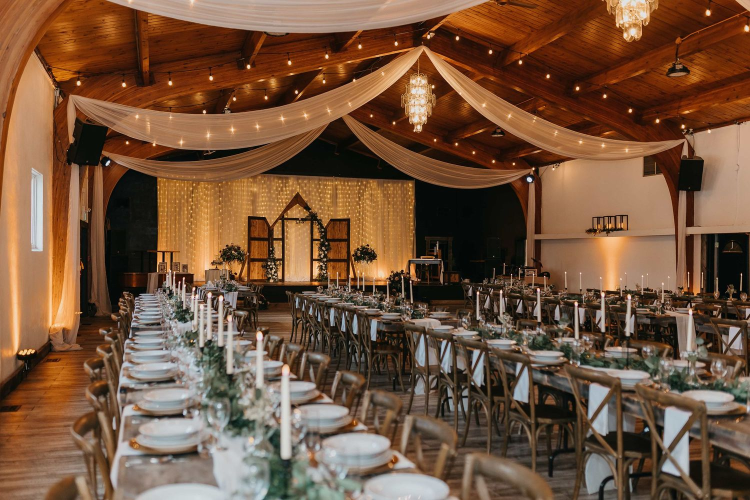
#> input picture tools/sources/urban-field-house.jpg, 1500 x 1000 px (shown at 1/2 size)
$ python make_venue_halftone.py
#> lines starting #> are read from the running program, lines starting #| are printed output that depends on the picture; after the words box and inside, x2 and y2 are one past the last pixel; in counts of white or black regions, pixels touching at a corner belong together
#!/usr/bin/env python3
"""Newspaper halftone of the Urban Field House for venue.html.

The same screen as the invite photo (invite/make_halftone.py): a true
1-bit, two-ink PNG with a clustered-dot screen at 45 degrees, so the
venue picture matches the couple's photo on the front page.
Run from anywhere; tune CROP, then re-run.
"""
from pathlib import Path

import numpy as np
from PIL import Image, ImageFilter, ImageOps

HERE = Path(__file__).parent
ROOT = HERE.parent
DPI = 600          # output pixels per inch
LPI = 70           # screen ruling; old newsprint ran 50-85, lower = coarser dots
ANGLE = 45         # degrees
INK = (27, 26, 23)
PAPER = (232, 226, 210)  # matches --paper on the website

# Source crop (x, y, width in source px) and the photo box size in inches.
# Height of the crop follows from the box. A 2:1 crop, wide like a
# newspaper picture, keeping the draped ceiling, the lit backdrop and
# the long tables.
CROP = (0, 140, 1500)
BOX = (4.44, 2.22)


def halftone(source, path, x, y, w, box_w, box_h, lpi=LPI, seed=6):
#> called with x = 0, y = 140, w = 1500, box_w = 4.44, box_h = 2.22, lpi = 70, seed = 6
    h = round(w * box_h / box_w)
    size = (round(box_w * DPI), round(box_h * DPI))
    im = Image.open(source).convert("L").crop((x, y, x + w, y + h))
    im = im.resize(size, Image.LANCZOS)
#> im: PIL image 2664x1332 L
    im = ImageOps.autocontrast(im, cutoff=(1, 1))
    im = im.filter(ImageFilter.UnsharpMask(radius=DPI // 100, percent=80, threshold=2))

    # Lift the tones to allow for dot gain, and keep highlights and shadows
    # from losing their dots, as a real plate would.
    tone = (np.asarray(im, dtype=np.float32) / 255) ** 0.78
    dark = 0.05 + (1 - tone) * 0.9

    # Spot function: a grid of round dots, rotated to the screen angle.
    yy, xx = np.indices(dark.shape, dtype=np.float32)
    a = np.radians(ANGLE)
    f = 2 * np.pi * lpi / DPI
    u = (xx * np.cos(a) + yy * np.sin(a)) * f
    v = (-xx * np.sin(a) + yy * np.cos(a)) * f
    spot = (np.cos(u) + np.cos(v)) / 4 + 0.5
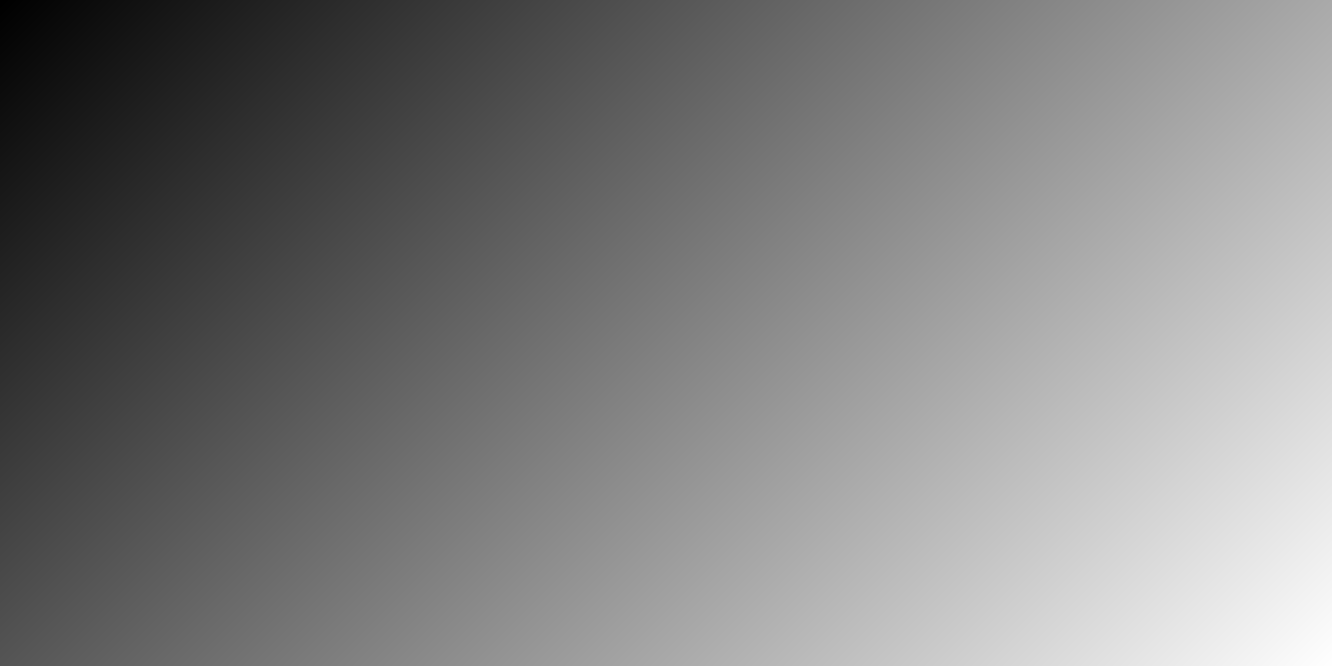
#> u: shape (1332, 2664) float32 (shown at 1/2 size); min 0, max 2070.2, mean 1035.1; drawn with min black and max white
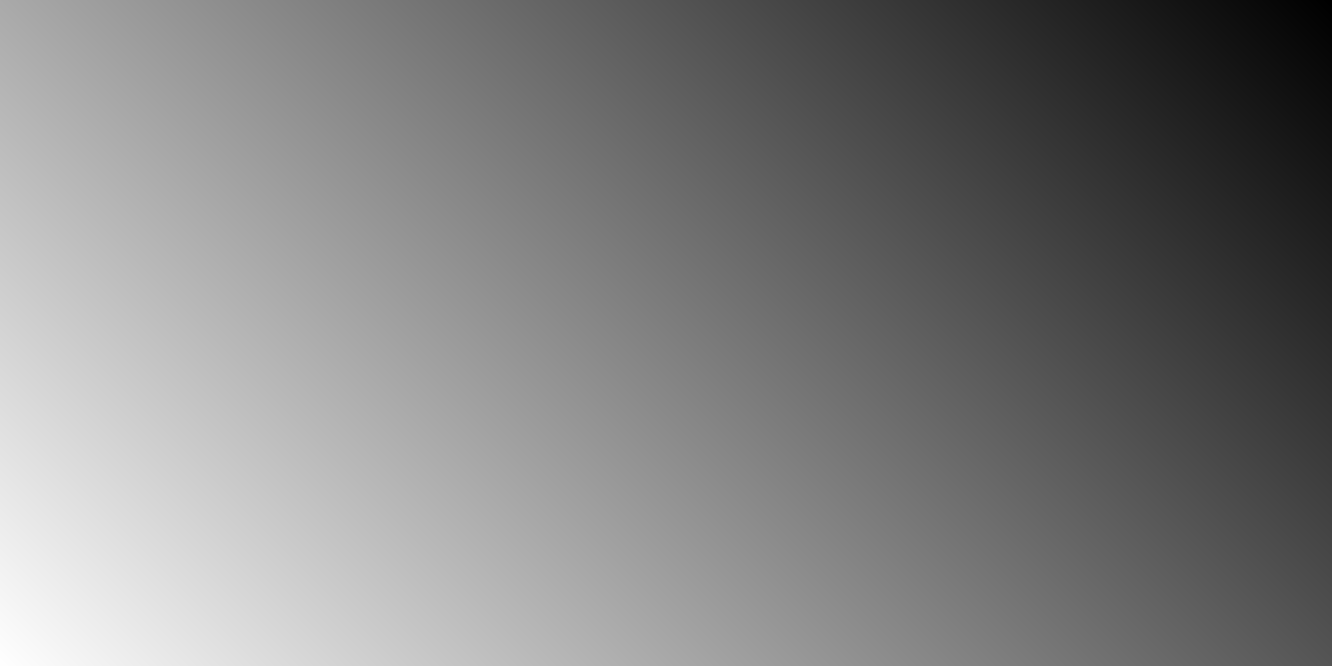
#> v: shape (1332, 2664) float32 (shown at 1/2 size); min -1380.3, max 689.9, mean -345.2; drawn with min black and max white

    # Rank-map the spot so its values are uniform and tone stays linear.
    ranks = np.sort(spot[::7, ::7].ravel())
    thresh = np.interp(spot, ranks, np.linspace(0, 1, ranks.size))
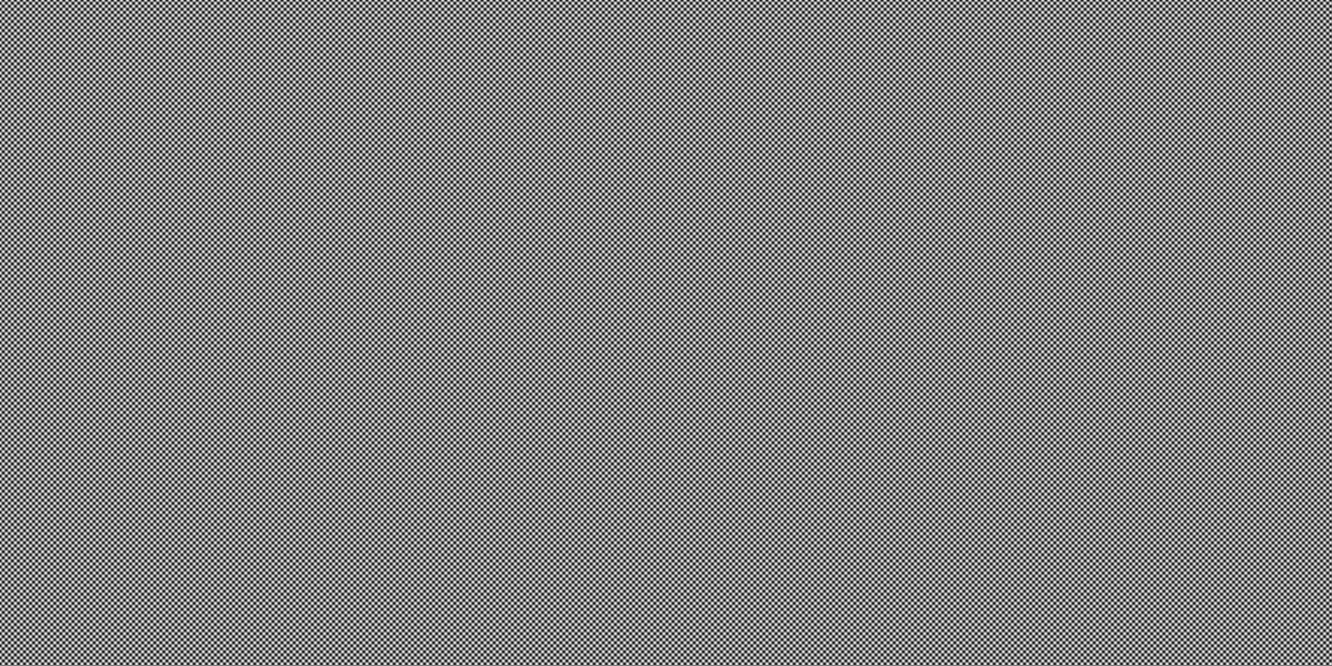
#> spot: shape (1332, 2664) float32 (shown at 1/2 size); min 0, max 1, mean 0.5

    # A little jitter makes dot edges slightly rough, like ink on newsprint.
    noise = np.random.default_rng(seed).normal(0, 0.012, dark.shape)
    ink = dark > thresh + noise
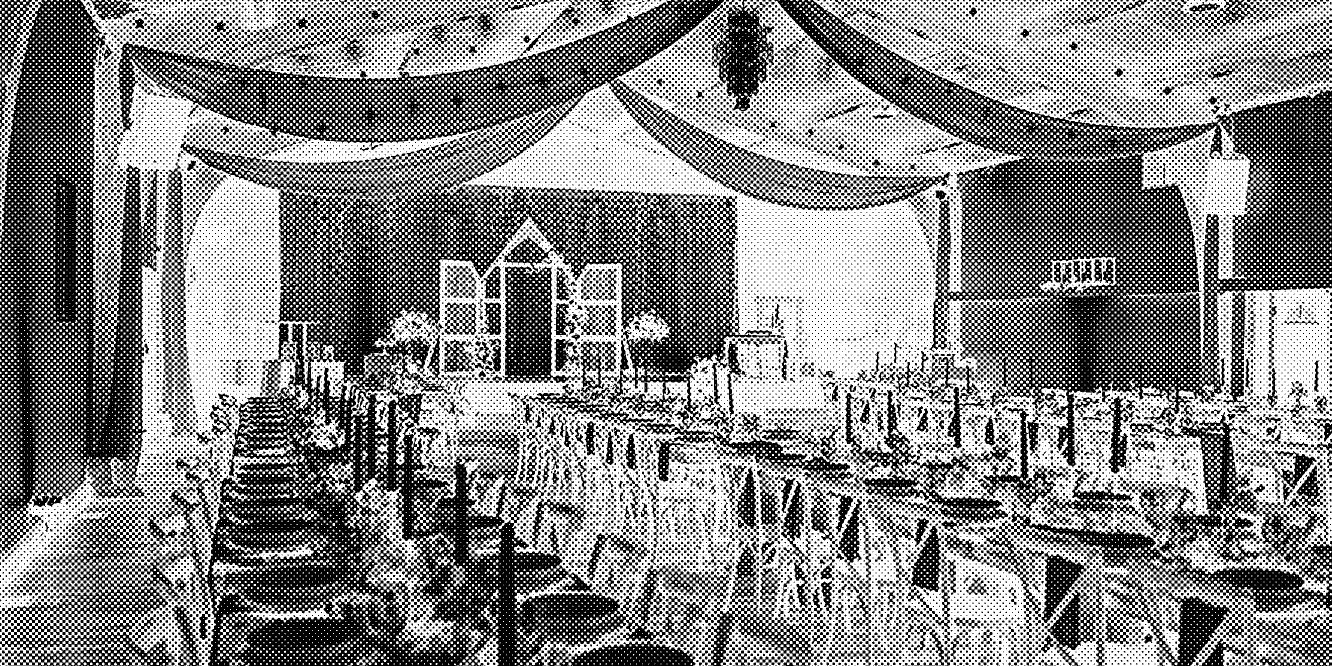
#> ink: shape (1332, 2664) bool (shown at 1/2 size); 52.3% white; 18424 black regions (11669 under 20 px), largest, box (x1, y1, x2, y2) and area: (234, 0, 1900, 1332) 547645, (1549, 0, 2664, 935) 269741, (0, 0, 323, 1106) 174198

    out = Image.fromarray((~ink).astype(np.uint8), "P")
#> out: PIL image 2664x1332 P; every value is 0
    out.putpalette([*INK, *PAPER])
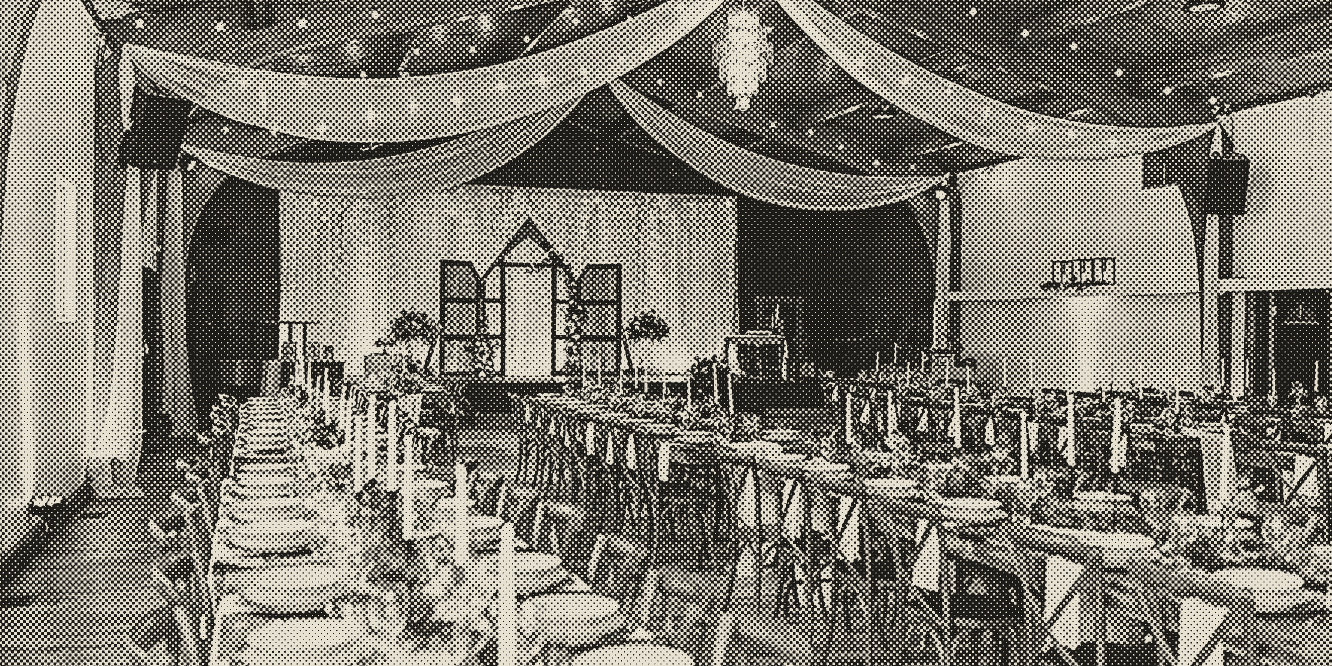
#> out: PIL image 2664x1332 P (shown at 1/2 size); mean R, G, B 124.8, 121.4, 112.2
    # Paper is transparent so the page's paper texture shows through the photo.
    out.save(path, optimize=True, bits=1, dpi=(DPI, DPI), transparency=1)


halftone(HERE / "sources" / "urban-field-house.jpg", ROOT / "assets" / "halftone-venue.png", *CROP, *BOX)

$ run again, with assets/halftone-front.png saved as tools/sources/urban-field-house.jpg
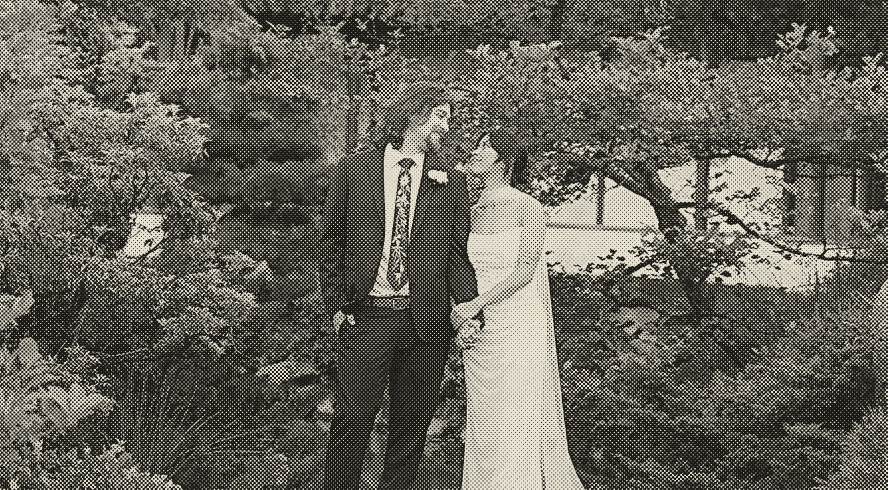
#> input picture assets/halftone-front.png, 2664 x 1470 px (shown at 1/3 size)
#> in halftone, `dark = 0.05 + (1 - tone) * 0.9`:
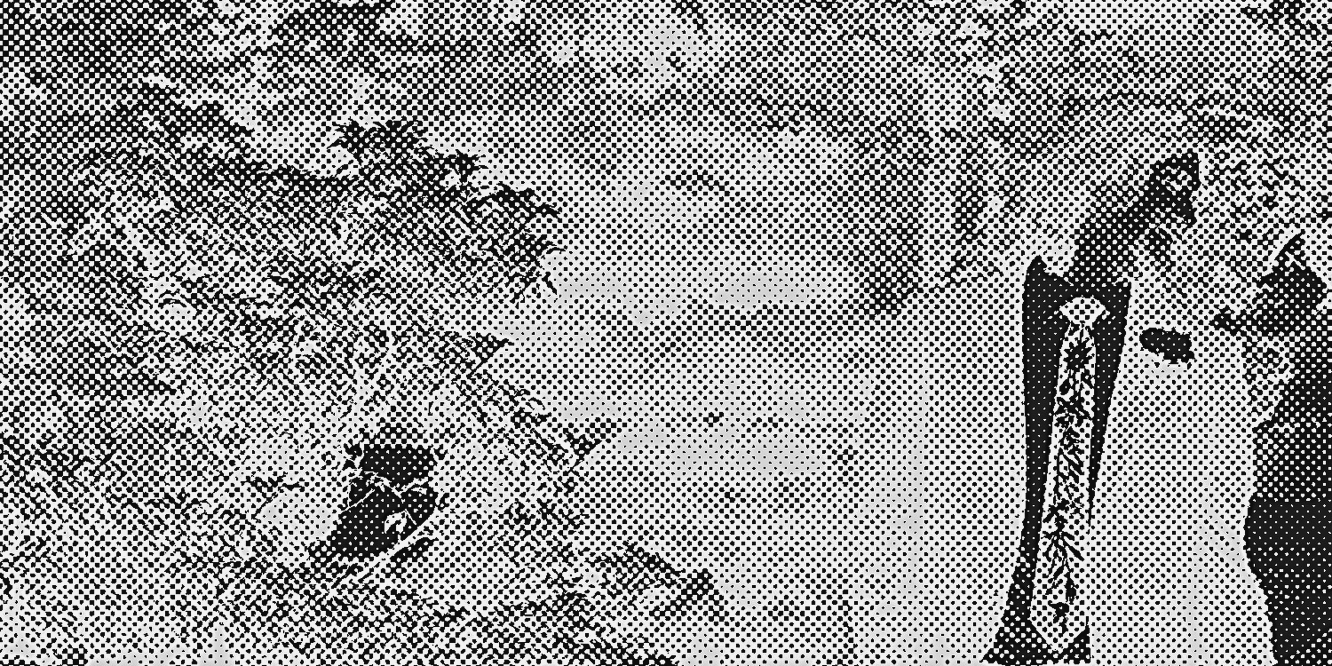
#> dark: shape (1332, 2664) float32 (shown at 1/2 size); min 0.05, max 0.95, mean 0.585
#> ink: shape (1332, 2664) bool; 58.5% white; 22162 black regions (13744 under 20 px), largest, box (x1, y1, x2, y2) and area: (0, 0, 1148, 501) 151031, (1959, 296, 2403, 1332) 108487, (2417, 458, 2664, 1332) 90886
#> in halftone, `out.putpalette([*INK, *PAPER])`:
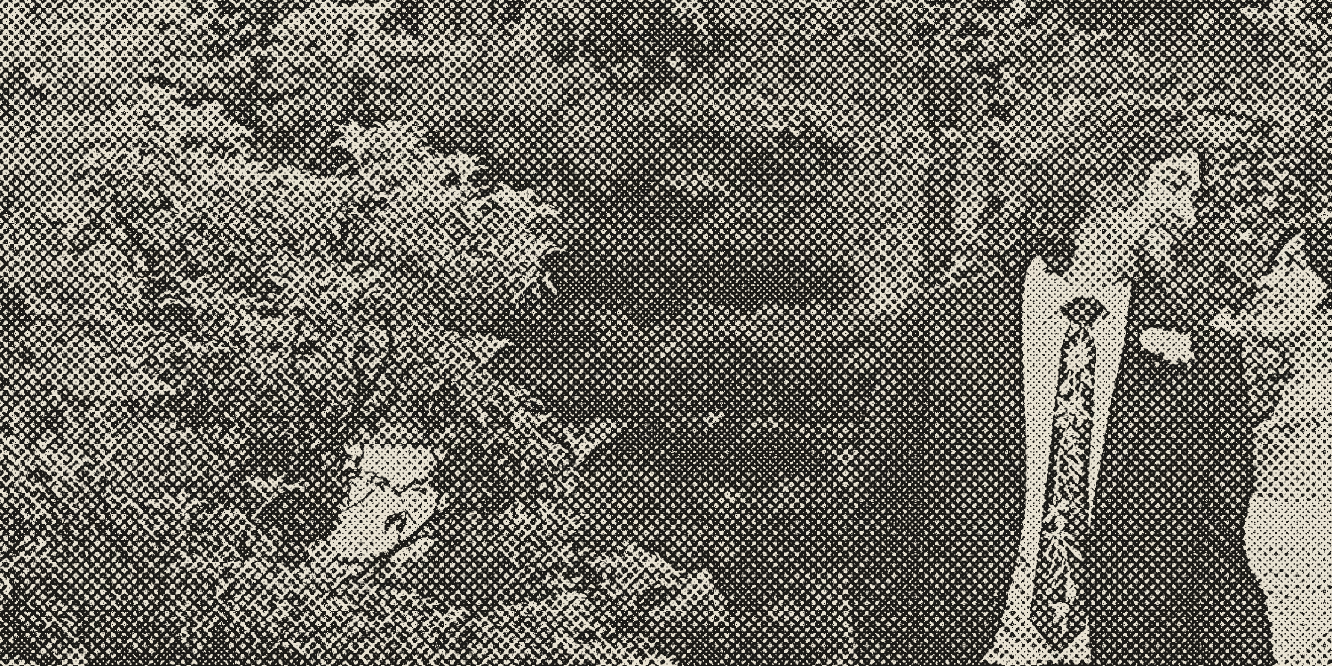
#> out: PIL image 2664x1332 P (shown at 1/2 size); mean R, G, B 112.1, 109, 100.6
